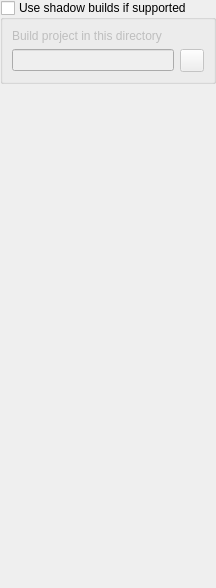
     <widget class="QWidget" name="pShadowBuild">
      <layout class="QVBoxLayout" name="verticalLayout_2">
       <property name="spacing">
        <number>3</number>
       </property>
       <property name="margin">
        <number>0</number>
       </property>
       <item>
        <widget class="QGroupBox" name="gbShadowBuild">
         <property name="title">
          <string>Use shadow builds if supported</string>
         </property>
         <property name="checkable">
          <bool>true</bool>
         </property>
         <property name="checked">
          <bool>false</bool>
         </property>
         <layout class="QGridLayout" name="gridLayout_5">
          <item row="0" column="0" colspan="2">
           <widget class="QLabel" name="lShadowBuild">
            <property name="text">
             <string>Build project in this directory</string>
            </property>
           </widget>
          </item>
          <item row="1" column="0">
           <widget class="QLineEdit" name="leShadowBuild"/>
          </item>
          <item row="1" column="1">
           <widget class="QToolButton" name="tbShadowBuild">
            <property name="icon">
             <iconset resource="../../resources/resources.qrc">
              <normaloff>:/file/icons/file/open.png</normaloff>:/file/icons/file/open.png</iconset>
            </property>
           </widget>
          </item>
         </layout>
        </widget>
       </item>
       <item>
        <spacer name="verticalSpacer_2">
         <property name="orientation">
          <enum>Qt::Vertical</enum>
         </property>
         <property name="sizeHint" stdset="0">
          <size>
           <width>8</width>
           <height>504</height>
          </size>
         </property>
        </spacer>
       </item>
      </layout>
     </widget>
